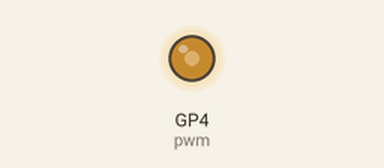
The program below on a simulated Raspberry Pi Pico running MicroPython. Shown: output pins drawn as LEDs (lit = HIGH). Pins used as bus, display or sensor lines are not drawn.

Above: at 0.15 s.
Timing chart, 0 to 0.4 s (numbered marks = the images above):
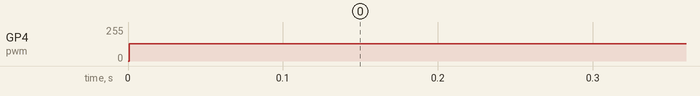

The program:

dds.py
```python
from machine import Pin, PWM,Timer
from time import sleep,sleep_ms,sleep_us
import micropython
micropython.alloc_emergency_exception_buf(100)
from sintab import genSintab

trigger= Pin(5, Pin.OUT)#

#PWM #################
''' ergibt ca 440 hz
pwm=PWM( Pin(4) )
TAKT =const(32000)
NULLINIE= 0x8000
pwm.freq(TAKT)
pwm.duty_u16(NULLINIE)
MAX = const (0x1_00_00_00)
STEP= const ( 0x_12_80_00)
'''
pwm=PWM( Pin(4) )
TAKT =const(32000)
NULLINIE= 0x8000
pwm.freq(TAKT)
pwm.duty_u16(NULLINIE)
MAX = const (0x1_00_00_00)
STEP= const ( 0x_12_80_00)

class dds:
    acc     = MAX-1    # 0..1
    timer  = None
    index  = 0
    en     = 0

sintab =genSintab(n=256,ampl=0x8000,rand=0x100)

def dds_nextstep(t):
    if dds.en:
        x=sintab[dds.index]
        pwm.duty_u16(x)
        dds.acc = (dds.acc + STEP)%MAX
        if dds.acc >= MAX:    # ueberlauf
             dds.acc = dds.acc - MAX  # 0x1_00_12_34 =>  0x00_00_12_34
        dds.index = dds.acc >>16      # 0x0_ff_12_34 =>  0xff
        trigger( x> NULLINIE)
    else:
       pwm.duty_u16(NULLINIE)

def dds_begin():
    pwm.duty_u16(NULLINIE) # mitte
    dds.timer = Timer()
    dds.timer.init(freq =TAKT, mode = Timer.PERIODIC, callback =dds_nextstep)

dds.en=1
dds_begin()
```

sintab.py
```python
import math


def genSintab(*,n=256,ampl=0x8000,rand=0x10):
    '''
    es wird eine sinustabelle mit 256 stuetzstellen ueber 2pi erzeugt.
    der offset ist 0x8000; mit der amplitude 0x7f00 werden 256 werte
    von 0x100 bis 0xff00 erzeugt
        '''
    sintab=[]
    step= math.pi*2/n
    for i in range (0,n+4):
        y = int(ampl+(ampl-rand)*math.sin(i*step))
        sintab.append(y)
    return sintab


if __name__=='__main__':
    sintab = genSintab()
    print( 'sinustabelle')
    for i in sintab:
        print(f"0x{i:04x}")
        try:
            print(genSintab.__doc__)
        except:
            pass
    
```

Measured:
- by itself, GP4 (pwm): 0/255 → 128/255 at 0.00 s
